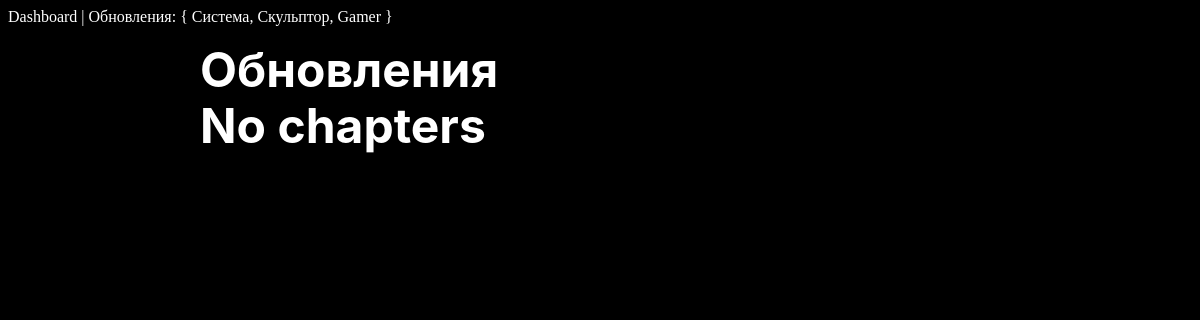
Before: /bookUpdates/ with the older database file.
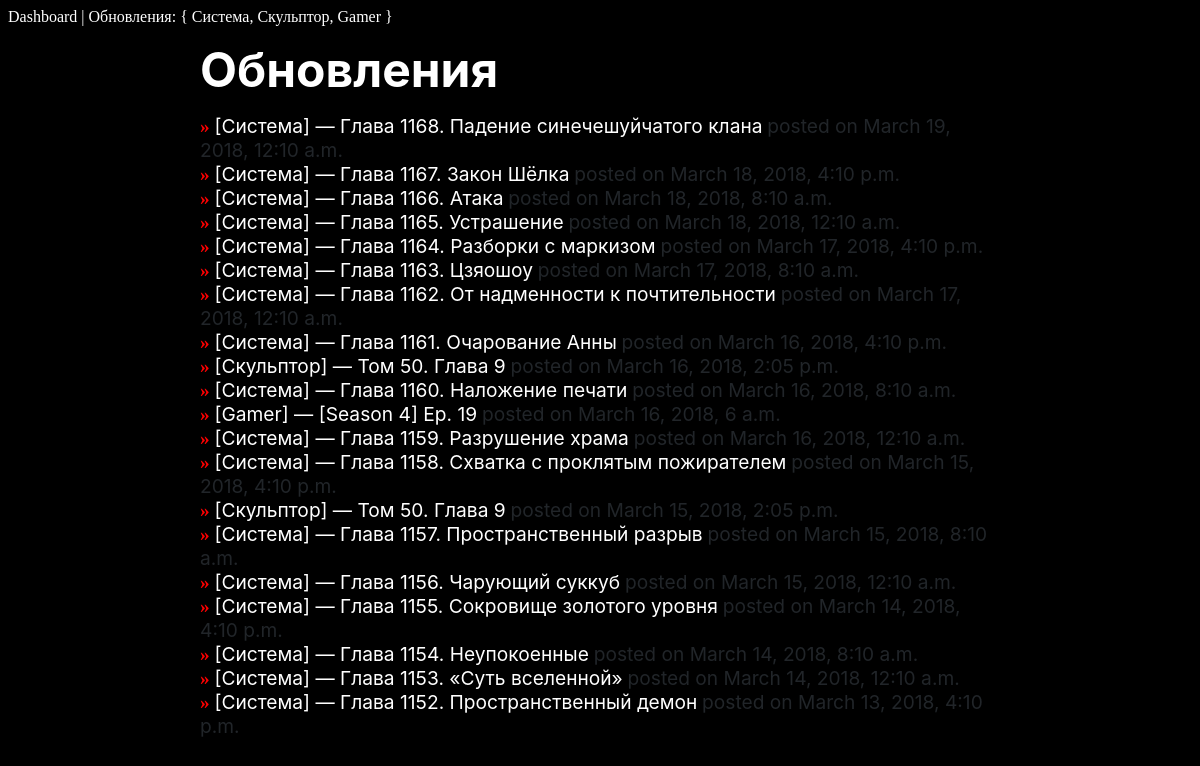
After: the same page with the newer database file.
### bookUpdates/models.py (models this page shows, shortened)
class bookUpdate(models.Model):
    class Meta:
        ordering = ['-datetime']
    name = models.CharField(max_length=140)
    href = models.CharField(max_length=300)
    datetime = models.DateTimeField()
    title = models.CharField(max_length=30)
    books = {
        'Система': {
            'title_full': 'Система Богов и Демонов',
            'href': 'http://xn--80ac9aeh6f.xn--p1ai/mir-boga-i-dyavola/'},
        'Скульптор': {
            'title_full': 'Легендарный Лунный Скульптор',
            'href': 'http://xn--80ac9aeh6f.xn--p1ai/legendary-moonlight-sculptor/'},
        'Gamer': {
            'title_full': 'The Gamer',
            'href': 'feed://www.webtoons.com/en/fantasy/the-gamer/rss?title_no=88'
        },
    }

### bookUpdates/views.py (the view)
# urls.py: url(r'^(?P<books>([0-9|а-я|А-Я|a-z|A-Z|+])+)$', views.bookUpdateIndexView.as_view(), name="book"),
class bookUpdateIndexView(ListView):
    model = bookUpdate
    template_name = "bookUpdates/_index.html"
    context_object_name = "list"
    def get_queryset(self):
        header = "Обновления"
        multibook = True
        try:
            if self.kwargs['books'] != "":
                header = self.kwargs['books']
                items = self.kwargs['books']
                items = items.split("+")
                if len(items) == 1:
                    multibook = False
                items = list(bookUpdate.objects.filter(title__in=items))[:20]
        except KeyError:
            items = list(bookUpdate.objects.all())[:20]
        return {
            'title': header,
            'chapters': items,
            'multibook': multibook
        }

### templates/bookUpdates/_index.html (shortened to what this page needs)
{% extends 'index.html' %}
{% block content %}
    <div id="chapters">
        <h1>{{ list.title }}</h1>
        {% for chapter in list.chapters %}
            <div id="chapters">
                <b class="pointer">» </b>
                <a href="{{ chapter.href }}">
                    {% if list.multibook %} [{{ chapter.title }}] — {% endif %}
                    {{ chapter.name }}</a>
                <a class="datetime">posted on {{chapter.datetime}}</a>
            </div>
        {% empty %}
            <h1>No chapters</h1>
        {% endfor %}
    </div>
{% endblock %}

### templates/index.html (shortened to what this page needs)
{% load static %}
<!DOCTYPE html>
<html lang="ru">
    <head>
    </head>
    <body>
        <div id="menu">{% include "Homepage/menu-top.html" %}</div>
        <div id="content">
            {% block content %}
            {% endblock %}
        </div>
    </body>
</html>

### templates/Homepage/menu-top.html
<a href="{% url "bookUpdate:force" %}">
    Dashboard</a>
|
<a href="{% url "bookUpdate:index" %}">
    Обновления</a>:
    <a>{</a>
        <a href="{% url "bookUpdate:book" books="Система" %}">
            Система</a>,
        <a href="{% url "bookUpdate:book" books="Скульптор" %}">
            Скульптор</a>,
        <a href="{% url "bookUpdate:book" books="Gamer" %}">
            Gamer</a>
    <a>}</a>

Changed rows visible on the page:
added bookUpdate: title "Система", name "Глава 1168. Падение синечешуйчатого клана", datetime "March 19, 2018, 12:10 a.m."
added bookUpdate: title "Система", name "Глава 1167. Закон Шёлка", datetime "March 18, 2018, 4:10 p.m."
added bookUpdate: title "Система", name "Глава 1166. Атака", datetime "March 18, 2018, 8:10 a.m."
added bookUpdate: title "Система", name "Глава 1165. Устрашение", datetime "March 18, 2018, 12:10 a.m."
added bookUpdate: title "Система", name "Глава 1164. Разборки с маркизом", datetime "March 17, 2018, 4:10 p.m."
added bookUpdate: title "Система", name "Глава 1163. Цзяошоу", datetime "March 17, 2018, 8:10 a.m."
added bookUpdate: title "Система", name "Глава 1162. От надменности к почтительности", datetime "March 17, 2018, 12:10 a.m."
added bookUpdate: title "Система", name "Глава 1161. Очарование Анны", datetime "March 16, 2018, 4:10 p.m."
added bookUpdate: title "Скульптор", name "Том 50. Глава 9", datetime "March 16, 2018, 2:05 p.m."
added bookUpdate: title "Система", name "Глава 1160. Наложение печати", datetime "March 16, 2018, 8:10 a.m."
added bookUpdate: title "Gamer", name "[Season 4] Ep. 19", datetime "March 16, 2018, 6 a.m."
added bookUpdate: title "Система", name "Глава 1159. Разрушение храма", datetime "March 16, 2018, 12:10 a.m."
added bookUpdate: title "Система", name "Глава 1158. Схватка с проклятым пожирателем", datetime "March 15, 2018, 4:10 p.m."
added bookUpdate: title "Скульптор", name "Том 50. Глава 9", datetime "March 15, 2018, 2:05 p.m."
added bookUpdate: title "Система", name "Глава 1157. Пространственный разрыв", datetime "March 15, 2018, 8:10 a.m."
added bookUpdate: title "Система", name "Глава 1156. Чарующий суккуб", datetime "March 15, 2018, 12:10 a.m."
added bookUpdate: title "Система", name "Глава 1155. Сокровище золотого уровня", datetime "March 14, 2018, 4:10 p.m."
added bookUpdate: title "Система", name "Глава 1154. Неупокоенные", datetime "March 14, 2018, 8:10 a.m."
added bookUpdate: title "Система", name "Глава 1153. «Суть вселенной»", datetime "March 14, 2018, 12:10 a.m."
added bookUpdate: title "Система", name "Глава 1152. Пространственный демон", datetime "March 13, 2018, 4:10 p.m."
Other visible differences:
text no longer shown: "No chapters"
